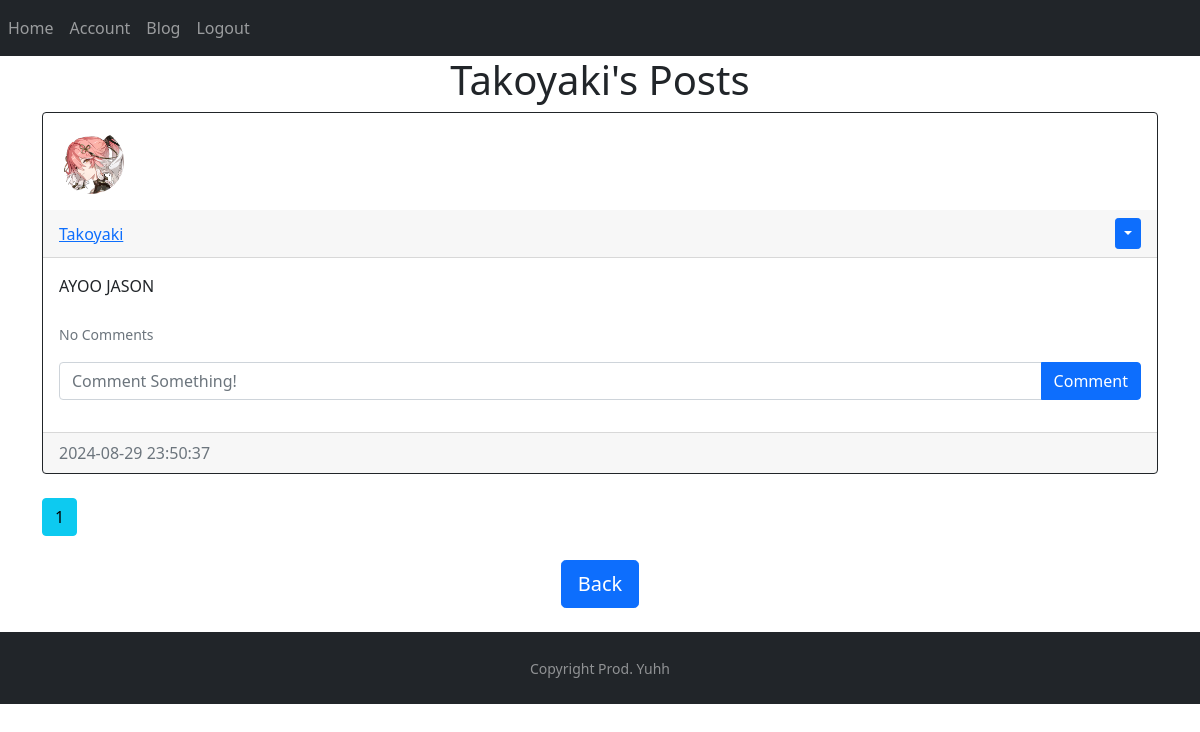
Page /posts/Takoyaki (signed in) on the earlier database version.
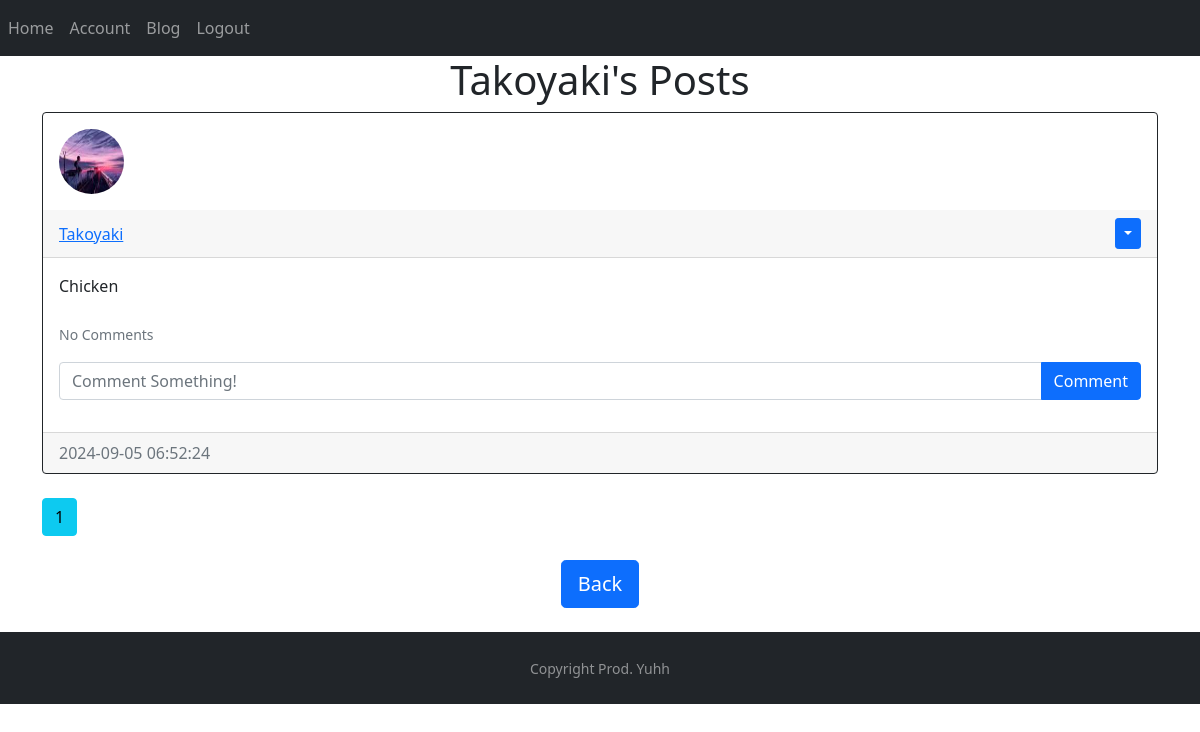
Same page on the later database version.
### website/models.py (models this page shows)
class Post(db.Model):
    id = db.Column(db.Integer, primary_key=True)
    text = db.Column(db.Text, nullable=False)
    date_created = db.Column(db.DateTime(timezone=True), default=func.now())
    author = db.Column(db.Integer, db.ForeignKey('user.id', ondelete="CASCADE"), nullable=False)
    comments= db.relationship('Comment', backref='post', passive_deletes=True)

class User(db.Model, UserMixin):
    id = db.Column(db.Integer, primary_key=True)
    email = db.Column(db.String(150), unique=True)
    username = db.Column(db.String(150), unique=True)
    password = db.Column(db.String(150))
    image_file = db.Column(db.String(20), nullable=False, default='default.png')
    date_created = db.Column(db.DateTime(timezone=True), default=func.now())
    posts = db.relationship('Post', backref='user', passive_deletes=True)
    comments= db.relationship('Comment', backref='user', passive_deletes=True)

### website/views.py (the view)
@views.route("/posts/<username>")
@login_required
def posts(username):
    user = User.query.filter_by(username=username).first()
    if not user:
        flash('No user with that username exists.', category="error")
        return redirect(url_for('views.home'))
    page = request.args.get('page', 1, type=int)
    posts = Post.query.filter_by(author=user.id).paginate(page=page, per_page=4)
    return render_template("posts.html", user=current_user, posts=posts, username=username)

### website/__init__.py (called while the page is built)
def create_app():
    app = Flask(__name__, static_folder='static')
    app.config['SECRET_KEY'] = "lNJrn@]@neV]O.h"
    app.config['SQLALCHEMY_DATABASE_URI'] = f'sqlite:///{DB_NAME}'
    db.init_app(app)
    from .views import views
    from .auth import auth
    app.register_blueprint(views, url_prefix="/")
    app.register_blueprint(auth, url_prefix="/")
    from .models import User, Post, Comment
    with app.app_context():
        db.create_all()
    login_manager = LoginManager()
    login_manager.login_view = "auth.login"
    login_manager.init_app(app)
    @login_manager.user_loader
    def load_user(id):
        return User.query.get(int(id))
    return app

### website/templates/posts.html
{% extends "posts_div.html" %} {% block title %} {{username}}'s Posts {% endblock %}
{% block header %} {{username}}'s Posts {% endblock %}
{% block footer %}
    <div align="center">
        <a href="/home"><button type="button" class="btn btn-primary btn-lg">Back</button></a>
    </div>
    <br />
{% endblock %}

### website/templates/posts_div.html (shortened to what this page needs)
{% extends "template.html" %} {% block title %}Home{% endblock %}
{% block content %}
<h1 align="center">{% block header %}Posts{% endblock %}</h1>
<div id="posts">
	{% for post in posts %}
	<div class="card border-dark">
    <img class="rounded-circle article-img" src="{{ url_for('static', filename='profile_pics/' + post.user.image_file) }}">
		<div class="card-header d-flex justify-content-between align-items-center">
			<a href="/posts/{{post.user.username}}">{{post.user.username}}</a>
				<div>
					{% if user.id == post.author %}
					<div class="btn-group">
						<button type="button" class="btn btn-sm btn-primary dropdown-toggle" data-bs-toggle="dropdown"></button>
					</div>
					{% endif %}
				</div>
      </div>
			<div class="card-body">
				<div class="card-text">{{post.text}}</div>
				<br />
        <p class="card-text">
          {% if post.comments|length > 0 %}
          <a data-bs-toggle="collapse" href="#comments-{{post.id}}" role="button">
            <small>View {{post.comments|length}} Comments</small>
          </a>
          {% else %}
          <small class="text-muted">No Comments</small>
          {% endif %}
        </p>
        <form
        class="input-group mb-3"
        method="POST"
        action="/create-comment/{{post.id}}"
        >
          <input
            type="text"
            id="text"
            name="text"
            class="form-control"
            placeholder="Comment Something!"
          />
          <button type="submit" class="btn btn-primary">Comment</button>
        </form>
			</div>
			<div class="card-footer text-muted">{{post.date_created}}</div>
	  </div>
	<br />
  {% endfor %}
</div>
  {% for page_num in posts.iter_pages(left_edge=1, right_edge=1, left_current=1, right_current=2) %}
    {% if page_num %}
      {% if posts.page == page_num %}
        <a class="btn btn-info mb-4" href="{{ url_for('views.blog', page=page_num)}}">{{ page_num }}</a>
      {% else %}
        <a class="btn btn-outline-info mb-4" href="{{ url_for('views.blog', page=page_num)}}">{{ page_num }}</a>
      {% endif %}
    {% endif %}
  {% endfor%}
{% block footer %}{% endblock %} {% endblock %}

Differences in the rows shown:
changed Post "Takoyaki": image_file: picture added in place of a placeholder; text "AYOO JASON" → "Chicken"; date_created "2024-08-29 23:50:37" → "2024-09-05 06:52:24"
